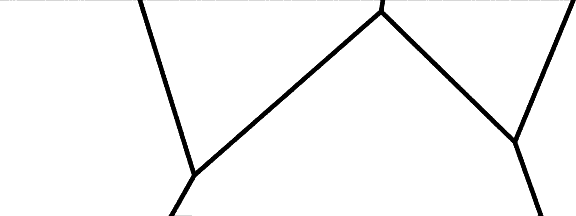
#> input picture figure1_2_edge.png, 576 x 216 px
$ python -i objective_func.py   (imports and definitions only)
#> lines starting #> are read from the running program, lines starting #| are printed output that depends on the picture; after the words box and inside, x2 and y2 are one past the last pixel; in counts of white or black regions, pixels touching at a corner belong together
import cv2
import numpy as np
import os
import ot
from concurrent.futures import ProcessPoolExecutor

def EMD(input_image):
  """Wasserstein距離、Earth Mover's Distanceを計算"""
#> called with input_image = 'figure1_2_edge.png'
  try:
    img = cv2.imread(input_image)
#> img is the input picture: shape (216, 576, 3); min 0, max 255, mean 246.1
    if img is None:
      # print(f"画像読み込み失敗: {input_image}") # 並列時はログが混ざるため抑制
      return np.array([]), np.array([])

    gray = cv2.cvtColor(img, cv2.COLOR_BGR2GRAY)

    # 閾値処理の改善（複数の閾値を試行）
    _, binary = cv2.threshold(gray, 250, 255, cv2.THRESH_BINARY)
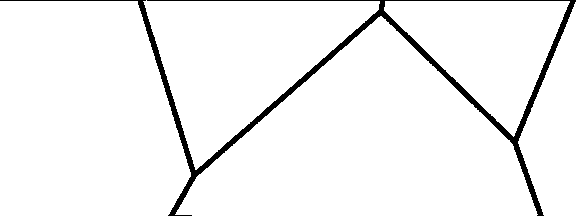
#> binary: shape (216, 576); 95.6% white; 1 black region

    # 輪郭が見つからない場合は閾値を調整して再試行
    contours, _ = cv2.findContours(binary, cv2.RETR_EXTERNAL, cv2.CHAIN_APPROX_SIMPLE)
#> contours = 5 contours; box (x1, y1, x2, y2) and area: (175, 16, 538, 216) 41025, (0, 1, 191, 216) 35604, (143, 0, 380, 170) 20505, (384, 1, 570, 137) 13071, (518, 2, 576, 216) 7210
    if len(contours) == 0:
      # より低い閾値で再試行
      _, binary = cv2.threshold(gray, 200, 255, cv2.THRESH_BINARY)
      contours, _ = cv2.findContours(binary, cv2.RETR_EXTERNAL, cv2.CHAIN_APPROX_SIMPLE)

    if len(contours) == 0:
      # さらに低い閾値で再試行
      _, binary = cv2.threshold(gray, 150, 255, cv2.THRESH_BINARY)
      contours, _ = cv2.findContours(binary, cv2.RETR_EXTERNAL, cv2.CHAIN_APPROX_SIMPLE)

    points = []
    weights = []
    total_area = 0

    for cnt in contours:
      area = cv2.contourArea(cnt)
      if area < 5:  # 最小面積閾値を下げる
          continue

      M = cv2.moments(cnt)
      if M["m00"] == 0:
          continue

      cx = int(M["m10"] / M["m00"])
      cy = int(M["m01"] / M["m00"])

      points.append([cx, cy])  # リストとして追加
      weights.append(area)
      total_area += area
#> this loop made 5 passes
#> (area, cx, cy, total_area) on passes 1 to 5: (41025, 367, 146, 41025), (7210.5, 554, 131, 48235.5), (13071, 485, 46, 61306.5), (35604, 83, 113, 96910.5), (20505, 241, 57, 117415.5)
#> after the loop, points = [[367, 146], [554, 131], [485, 46], [83, 113], [241, 57]]; total_area = 117415.5; weights = [41025, 7210.5, 13071, 35604, 20505]
      # cv2.circle(img, (cx, cy), 3, (0, 0, 255), -1) # 画像保存しないなら描画不要
      # cv2.drawContours(img, [cnt], -1, (0, 255, 0), 1)

    # 特徴点が見つからない場合の処理
    if len(points) == 0:
      # 画像の中心点を代表点として使用
      h, w = gray.shape
      points = [[w//2, h//2]]
      weights = [1.0]
      # print(f"Warning: 特徴点が見つからないため、中心点を使用: {input_image}")
    else:
      points = np.array(points)
      weights = np.array(weights)
      if total_area > 0:
        weights = weights / total_area  # 正規化
#> weights = [0.349, 0.0614, 0.111, 0.303, 0.175]
      else:
        weights = weights / len(weights)  # 面積が0の場合は均等重み

    return np.array(points), np.array(weights)

  except Exception as e:
    print(f"EMD処理エラー ({input_image}): {e}")
    return np.array([]), np.array([])

  return points, weights

# [126 lines left out: functions process_single_image_emd, calculate_emd, main, not called in this run]

# [2 lines not run here, left out]

>>> result = EMD('figure1_2_edge.png')
